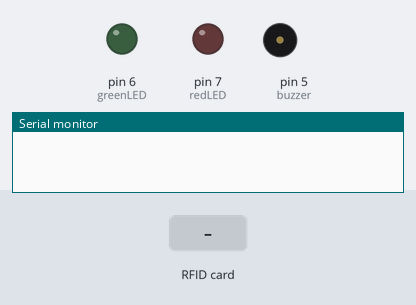
This sketch was run on a simulated Arduino Uno, built with avr-gcc and run on an emulated ATmega328P. On the bench: output pins drawn as LEDs (lit = HIGH), buzzer (waves = sounding, pin HIGH), the last lines printed to the serial monitor. Dashed ring = blinking. The test bench sets the inputs (shaded band). Pins used as bus, display or sensor lines are not drawn.

Above: at 1.2 s.
1.3 s: RFID card CB 16 C8 14 held to the reader
At 1.55 s:
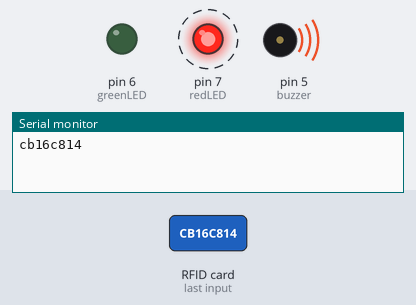
4.3 s: RFID card 5E 7A 19 C4 held to the reader
At 7.3 s:
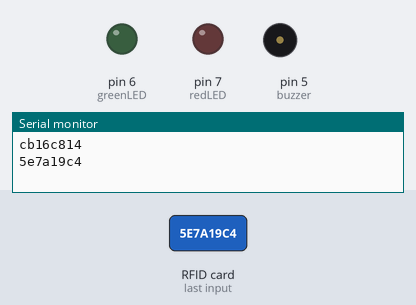
Timing chart, 0 to 8.8 s (numbered marks = the images above; inputs shaded):
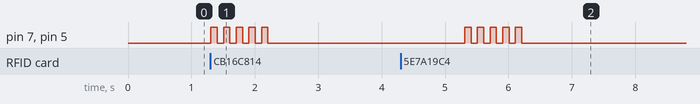

Measured:
- after the input at 1.3 s, pin 7 (redLED), pin 5 (buzzer): alternates HIGH for 0.10 s and LOW for 0.10 s, 10 changes in all, then stays LOW, starting at once
- after the input at 4.3 s, pin 7 (redLED), pin 5 (buzzer): alternates HIGH for 0.10 s and LOW for 0.10 s, 10 changes in all, then stays LOW, starting after 1.0 s

The sketch:

RFID_reader.ino
```cpp
#include <SPI.h>
#include <MFRC522.h>
#define SS_PIN 10
#define RST_PIN 9

int buzzer = 5;
int redLED = 7;
int greenLED = 6;

int id = 0;
int j = 0;

String authenticatedUID = "cb16c814";

bool valid = false;

MFRC522 rfid(SS_PIN, RST_PIN);
MFRC522::MIFARE_Key key;
byte nuidPICC[4];

String cardUid;


void authenticate() {
    if (valid) {
      digitalWrite(buzzer, HIGH);
      digitalWrite(greenLED, HIGH);
      delay(500);
      digitalWrite(buzzer, LOW);
      digitalWrite(greenLED, LOW);
    } else {
      for (j = 0; j <= 4; j++) {
        digitalWrite(redLED, HIGH);
        digitalWrite(buzzer, HIGH);
        delay(100);
        digitalWrite(buzzer, LOW);
        digitalWrite(redLED, LOW);
        delay(100);
      }
    }
}

void setup() {
  pinMode(buzzer,OUTPUT);
  pinMode(redLED,OUTPUT);
  pinMode(greenLED,OUTPUT);

  Serial.begin(9600);
  SPI.begin();
  rfid.PCD_Init();
  for (byte i = 0; i < 6; i++) {
    key.keyByte[i] = 0xFF;
  }
}

void loop() {
  if (!rfid.PICC_IsNewCardPresent()) {
    return;
  }
  if (!rfid.PICC_ReadCardSerial()) {
    return;
  }
  for (byte i = 0; i < 4; i++) {
    nuidPICC[i] = rfid.uid.uidByte[i];
  }
  printHex(rfid.uid.uidByte, rfid.uid.size);
  /*
 * Halt PICC
 * Stop encryption on PCD
 */
  rfid.PICC_HaltA();
  rfid.PCD_StopCrypto1();
  char monitorData;
  monitorData = Serial.read();
  if(monitorData=='t'){
    valid = true;
  }
  else{
    valid = false;
  }
  authenticate();
  delay(3000);
  Serial.flush();
}


void printHex(byte *buffer, byte bufferSize) {
  cardUid = "";
  for (byte i = 0; i < bufferSize; i++) {
    cardUid += String(buffer[i], HEX);
  }
  Serial.println(cardUid);
}
```
